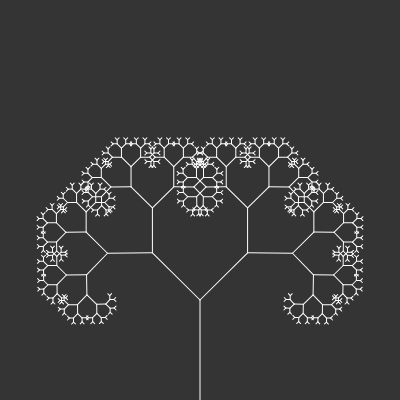
Frame 1 (no input)
Frame 60 (no input): identical to frame 1, image omitted
Frame 120 (the mouse pressed at the canvas centre since frame 60): identical to frame 1, image omitted

The p5.js sketch that drew this single still picture (run headless with seeded random() and noise() and a simulated clock; from frame 60 on, the mouse is pressed at the canvas centre):

// p5.js sketch
// ── sketch.js
// 使用递归生成分形树
// https://www.youtube.com/watch?v=0jjeOYMjmDU

let angle = 0;
let slider;

function setup() {
  createCanvas(400, 400);
  slider = createSlider(0, TWO_PI, PI / 4, 0.01);
}

function draw() {
  background(52);
  angle = slider.value();
  stroke(255);
  translate(200, height);
  branch(100);
}

function branch(len) {
  line(0, 0, 0, -len);

  translate(0, -len);
  if (len > 4) {
    push();
    rotate(angle);
    branch(len * 0.67);
    pop();

    push();
    rotate(-angle);
    branch(len * 0.67);
    pop();
  }
}
